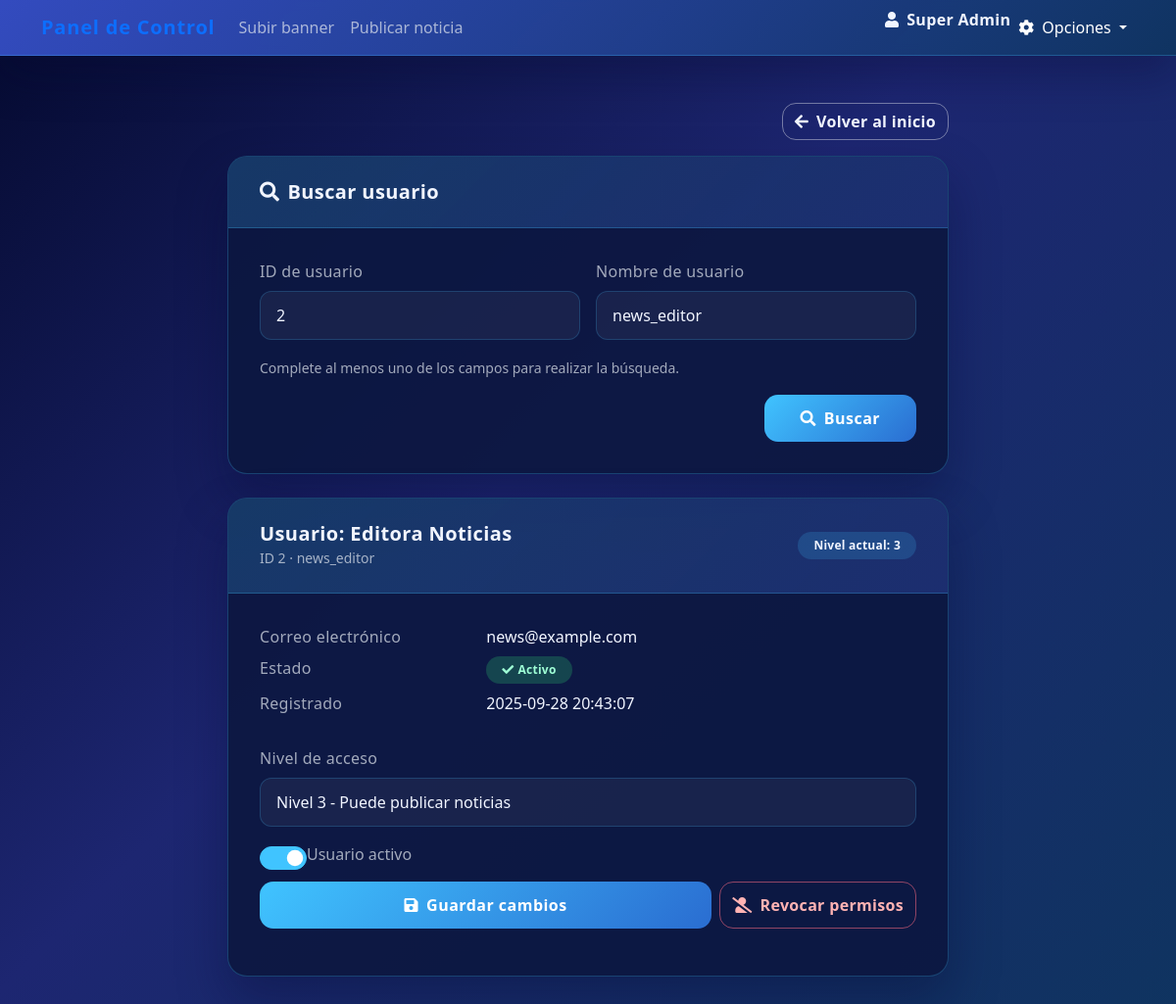
/adm/permissions.php?userId=2 (signed in), run on the app's committed database.
### tables this page shows
CREATE TABLE usuarios (
  usersId      INT(9) NOT NULL AUTO_INCREMENT,
  grupoId      INT(9) NOT NULL,
  nombres      VARCHAR(150) NOT NULL,
  users        VARCHAR(20) NOT NULL,
  clave        VARCHAR(120) NOT NULL,
  nivel        TINYINT UNSIGNED NOT NULL,
  estado       TINYINT(1) NOT NULL DEFAULT 1,
  email        VARCHAR(100) DEFAULT NULL,
  perfil       VARCHAR(150) DEFAULT NULL,
  fechaCreada  DATETIME DEFAULT CURRENT_TIMESTAMP,
  PRIMARY KEY (usersId),
  UNIQUE KEY uk_usuarios_users (users),
  KEY idx_usuarios_email (email)
);

### adm/script/conex.php (called while the page is built, shortened)
<?php
class MySQLcn {
	protected $_link;
	protected $_result;
	protected $_numRows;
	private $_host = "localhost";
	private $_username = "root";
	private $_password = "";
	private $_database = "myweb";
        private $_port = 3306;
	public function __construct() {
		$this->_link = new mysqli($this->_host, $this->_username, $this->_password, $this->_database, $this->_port);
	}
	public function Query($sql) {
		$this->_result = $this->_link->query($sql) or die(mysqli_error($this->_result));
		$this->_numRows = mysqli_num_rows($this->_result);
	}
	public function NumRows() {
		return $this->_numRows;
	}
	public function Rows() {
		$rows = array();
		for($x = 0; $x < $this->NumRows(); $x++) {
			$rows[] = mysqli_fetch_assoc($this->_result);
		}
		return $rows;
	}
}
?>

### adm/permissions.php (the view, shortened to what this page needs)
<?php
require_once __DIR__ . '/script/conex.php';
$conexion = new MySQLcn();
$errorFlash   = isset($_GET['error']) ? trim((string)$_GET['error']) : '';
$userIdQuery = isset($_GET['userId']) ? trim((string)$_GET['userId']) : '';
$userIdQuery = $userIdQuery !== '' ? preg_replace('/[^0-9]/', '', $userIdQuery) : '';
$usernameInput = isset($_GET['username']) ? trim((string)$_GET['username']) : '';
$usernameQuery = $usernameInput !== ''
    ? preg_replace('/[^\p{L}\p{N}@._\-\s]/u', '', $usernameInput)
    : '';
$searchRequested = isset($_GET['search']);
$userData = null;
if ($userIdQuery !== '' || $usernameQuery !== '') {
    if ($userIdQuery !== '') {
        $userId = (int)$userIdQuery;
        if ($userId > 0) {
            $conexion->Query("SELECT usersId, nombres, users, email, nivel, estado, fechaCreada FROM usuarios WHERE usersId = {$userId} LIMIT 1");
            $rows = $conexion->Rows();
            if (count($rows) === 1) {
                $userData       = $rows[0];
                $usernameInput = $userData['users'] ?? $usernameInput;
            } else {
                $errorFlash = $errorFlash !== '' ? $errorFlash : 'No se encontró un usuario con ese ID.';
            }
        }
    }
} elseif ($searchRequested) {
    $errorFlash = $errorFlash !== '' ? $errorFlash : 'Debe ingresar un ID o nombre de usuario para realizar la búsqueda.';
}
$nivelesDisponibles = [
    ['valor' => 0, 'etiqueta' => 'Sin permisos (deshabilitado)'],
    ['valor' => 1, 'etiqueta' => 'Nivel 1 - Superadministrador'],
    ['valor' => 2, 'etiqueta' => 'Nivel 2 - Puede subir banners'],
    ['valor' => 3, 'etiqueta' => 'Nivel 3 - Puede publicar noticias'],
];
$nombreUsuario = $_SESSION['nombre'] ?? 'Super Admin';
?>
<!DOCTYPE html>
<html lang="es">
<head>
    <link href="https://cdn.jsdelivr.net/npm/bootstrap@5.0.2/dist/css/bootstrap.min.css" rel="stylesheet">
    <link rel="stylesheet" href="https://cdnjs.cloudflare.com/ajax/libs/font-awesome/5.15.4/css/all.min.css">
    <link rel="stylesheet" href="css/dashboard-theme.css">
</head>
<body class="dashboard-body">
<nav class="navbar navbar-expand-lg dashboard-navbar">
    <div class="container">
        <a class="navbar-brand" href="#">Panel de Control</a>
        <div class="collapse navbar-collapse" id="navbarNav">
            <ul class="navbar-nav me-auto">
                <li class="nav-item">
                    <a class="nav-link" href="user.php">Subir banner</a>
                </li>
                <li class="nav-item">
                    <a class="nav-link" href="news.php">Publicar noticia</a>
                </li>
            </ul>
            <ul class="navbar-nav ms-auto">
                <li class="nav-item">
                    <span class="user-info">
                        <i class="fas fa-user me-2"></i><?php echo htmlspecialchars($nombreUsuario, ENT_QUOTES, 'UTF-8'); ?>
                    </span>
                </li>
                <li class="nav-item dropdown">
                    <a class="nav-link dropdown-toggle text-white" href="#" id="navbarDropdown" role="button" data-bs-toggle="dropdown">
                        <i class="fas fa-cog me-2"></i>Opciones
                    </a>
                </li>
            </ul>
        </div>
    </div>
</nav>
<main class="dashboard-main">
<div class="container">
    <div class="row justify-content-center">
        <div class="col-lg-8">
            <div class="d-flex justify-content-end mb-3">
                <a class="btn btn-outline-light" href="../index.php">
                    <i class="fas fa-arrow-left me-2"></i>Volver al inicio
                </a>
            </div>
            <div class="card dashboard-card mb-4">
                <div class="card-header">
                    <h5 class="mb-0"><i class="fas fa-search me-2"></i>Buscar usuario</h5>
                </div>
                <div class="card-body">
                    <form class="row g-3" method="get" action="permissions.php">
                        <div class="col-md-6">
                            <label for="userId" class="form-label">ID de usuario</label>
                            <input type="text" class="form-control" id="userId" name="userId" value="<?php echo htmlspecialchars($userIdQuery, ENT_QUOTES, 'UTF-8'); ?>" placeholder="Ej. 5">
                        </div>
                        <div class="col-md-6">
                            <label for="username" class="form-label">Nombre de usuario</label>
                            <input type="text" class="form-control" id="username" name="username" value="<?php echo htmlspecialchars($usernameInput, ENT_QUOTES, 'UTF-8'); ?>" placeholder="Ej. juan.perez">
                        </div>
                        <div class="col-12">
                            <small class="form-text text-white-50">Complete al menos uno de los campos para realizar la búsqueda.</small>
                        </div>
                        <div class="col-sm-4 col-md-3 ms-auto d-flex align-items-end">
                            <button type="submit" class="btn btn-primary w-100">
                                <i class="fas fa-search me-2"></i>Buscar
                            </button>
                        </div>
                    </form>
                </div>
            </div>
            <?php if ($userData !== null): ?>
                <div class="card dashboard-card">
                    <div class="card-header d-flex justify-content-between align-items-center">
                        <div>
                            <h5 class="mb-0">Usuario: <?php echo htmlspecialchars($userData['nombres'], ENT_QUOTES, 'UTF-8'); ?></h5>
                            <small class="text-white-50">ID <?php echo (int)$userData['usersId']; ?> · <?php echo htmlspecialchars($userData['users'], ENT_QUOTES, 'UTF-8'); ?></small>
                        </div>
                        <span class="badge badge-level">Nivel actual: <?php echo (int)$userData['nivel']; ?></span>
                    </div>
                    <div class="card-body">
                        <dl class="row mb-4">
                            <dt class="col-sm-4">Correo electrónico</dt>
                            <dd class="col-sm-8"><?php echo htmlspecialchars($userData['email'] ?? 'Sin especificar', ENT_QUOTES, 'UTF-8'); ?></dd>
                            <dt class="col-sm-4">Estado</dt>
                            <dd class="col-sm-8">
                                <?php if ((int)$userData['estado'] === 1): ?>
                                    <span class="badge bg-success"><i class="fas fa-check me-1"></i>Activo</span>
                                <?php else: ?>
                                    <span class="badge bg-danger"><i class="fas fa-ban me-1"></i>Inactivo</span>
                                <?php endif; ?>
                            </dd>
                            <dt class="col-sm-4">Registrado</dt>
                            <dd class="col-sm-8"><?php echo htmlspecialchars($userData['fechaCreada'], ENT_QUOTES, 'UTF-8'); ?></dd>
                        </dl>
                        <form method="post" class="mb-3">
                            <div class="mb-3">
                                <label for="nivel" class="form-label">Nivel de acceso</label>
                                <select class="form-select" id="nivel" name="nivel" required>
                                    <?php foreach ($nivelesDisponibles as $nivel): ?>
                                        <option value="<?php echo (int)$nivel['valor']; ?>" <?php echo ((int)$userData['nivel'] === (int)$nivel['valor']) ? 'selected' : ''; ?>>
                                            <?php echo htmlspecialchars($nivel['etiqueta'], ENT_QUOTES, 'UTF-8'); ?>
                                        </option>
                                    <?php endforeach; ?>
                                </select>
                            </div>
                            <div class="form-check form-switch mb-3">
                                <input class="form-check-input" type="checkbox" id="estado" name="estado" <?php echo ((int)$userData['estado'] === 1) ? 'checked' : ''; ?>>
                                <label class="form-check-label" for="estado">Usuario activo</label>
                            </div>
                            <div class="d-flex gap-2">
                                <button type="submit" class="btn btn-primary flex-grow-1">
                                    <i class="fas fa-save me-2"></i>Guardar cambios
                                </button>
                                <button type="button" class="btn btn-outline-danger" data-bs-toggle="modal" data-bs-target="#revokeModal">
                                    <i class="fas fa-user-slash me-2"></i>Revocar permisos
                                </button>
                            </div>
                        </form>
                    </div>
                </div>
            <?php endif; ?>
        </div>
    </div>
</div>
</main>
</body>
</html>

### data on the page
usuarios: nombres "Editora Noticias", usersId "2", users "news_editor", nivel "3", email "news@example.com", fechaCreada "2025-09-28 20:43:07", nivel "Nivel 3 - Puede publicar noticias", estado "☑"

### other printed values
$nombreUsuario "Super Admin"
